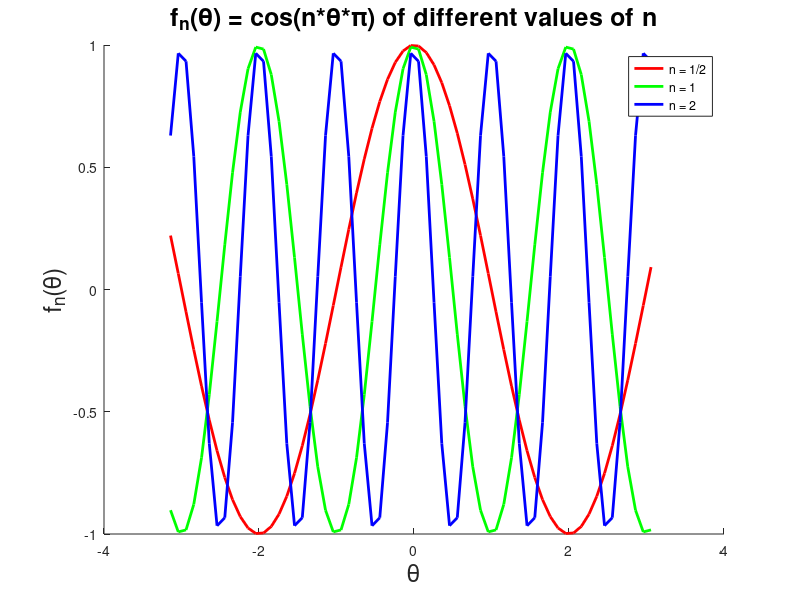
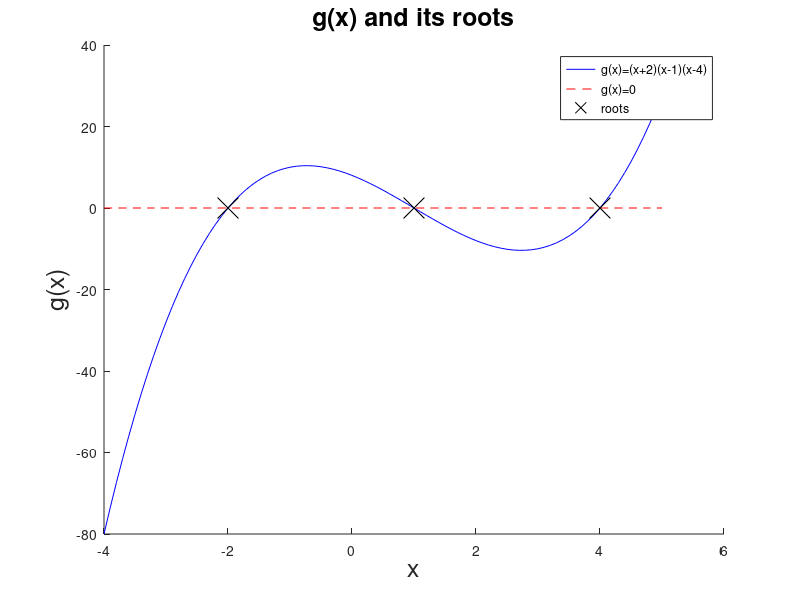

These charts were generated, in order, by the following MATLAB code:
figure(1)
x = -pi : 0.1 : pi;
y1 = cos(.5*x.*pi);
y2 = cos(x.*pi);
y3 = cos(2*x.*pi);
hold on
plot(x,y1,'r','LineWidth',2)
plot(x,y2,'g','LineWidth',2)
plot(x,y3,'b','LineWidth',2)
xlabel('\theta','FontSize',18)
ylabel('f_n(\theta)','FontSize',18)
title('f_n(\theta) = cos(n*\theta*\pi) of different values of n','FontSize',18)
legend('n = 1/2','n = 1','n = 2')
hold off

%%

figure(2)
a = -4 : 0.1 : 5;
b = (a+2).*(a-1).*(a-4);
c = a.*0;
hold on
plot(a,b,'b')
plot(a,c,'--r')
xlabel('x','FontSize',18)
ylabel('g(x)','FontSize',18)
title('g(x) and its roots','FontSize',18)
plot(a(21),b(21),'xk','MarkerSize',15)
plot(a(51),b(51),'xk','MarkerSize',15,'HandleVisibility','off')
plot(a(81),b(81),'xk','MarkerSize',15,'HandleVisibility','off')
legend('g(x)=(x+2)(x-1)(x-4)','g(x)=0','roots')